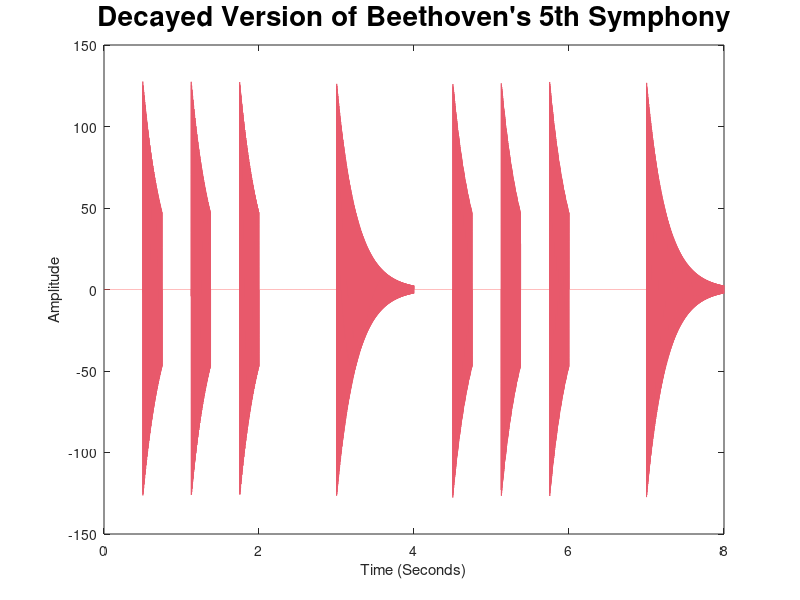

This figure's MATLAB source:
tTotal = 0:0.000125:8;
t1 = 0.5:0.000125:0.75;
t2 = 1.125:0.000125:1.375;
t3 = 1.75:0.000125:2;
t4 = 3:0.000125:4;
t5 = 4.5:0.000125:4.75;
t6 = 5.125:0.000125:5.375;
t7 = 5.75:0.000125:6;
t8 = 7:0.000125:8;
tdecay = 0:0.000125:1;
tdecay1 = 0:0.000125:0.25;
sig1 = zeros(1, 4000);
sig2 = 128*sin(2*pi*220*(2^(10/12)*t1)).*exp(-4*tdecay1);
sig3 = zeros(1, 2999);
sig4 = 128*sin(2*pi*220*2^(10/12)*t2).*exp(-4*tdecay1);
sig5 = zeros(1, 2999);
sig6 = 128*sin(2*pi*220*2^(10/12)*t3).*exp(-4*tdecay1);
sig7 = zeros(1, 7999); %2<t<3
sig8 = 128*sin(2*pi*220*2^(6/12)*t4).*exp(-4*tdecay);
sig9 = zeros(1, 3999);
sig10 = 128*sin(2*pi*220*2^(8/12)*t5).*exp(-4*tdecay1);
sig11 = zeros(1, 2999);
sig12 = 128*sin(2*pi*220*2^(8/12)*t6).*exp(-4*tdecay1);
sig13 = zeros(1, 2999);
sig14 = 128*sin(2*pi*220*2^(8/12)*t7).*exp(-4*tdecay1);
sig15 = zeros(1, 7999); %6<t<7
sig16 = 128*sin(2*pi*220*2^(5/12)*t8).*exp(-4*tdecay);

music = [sig1 sig2 sig3 sig4 sig5 sig6 sig7 sig8 sig9 sig10 sig11 sig12 sig13 sig14 sig15 sig16];
fs = 8000;
plot(tTotal, music,'Color', [0.91, 0.35, 0.42]);
title('Decayed Version of Beethoven''s 5th Symphony', 'FontSize', 20);
xlabel('Time (Seconds)');
ylabel('Amplitude');
%audiowrite('DecayMusic1.mp4', measure1,fs);
